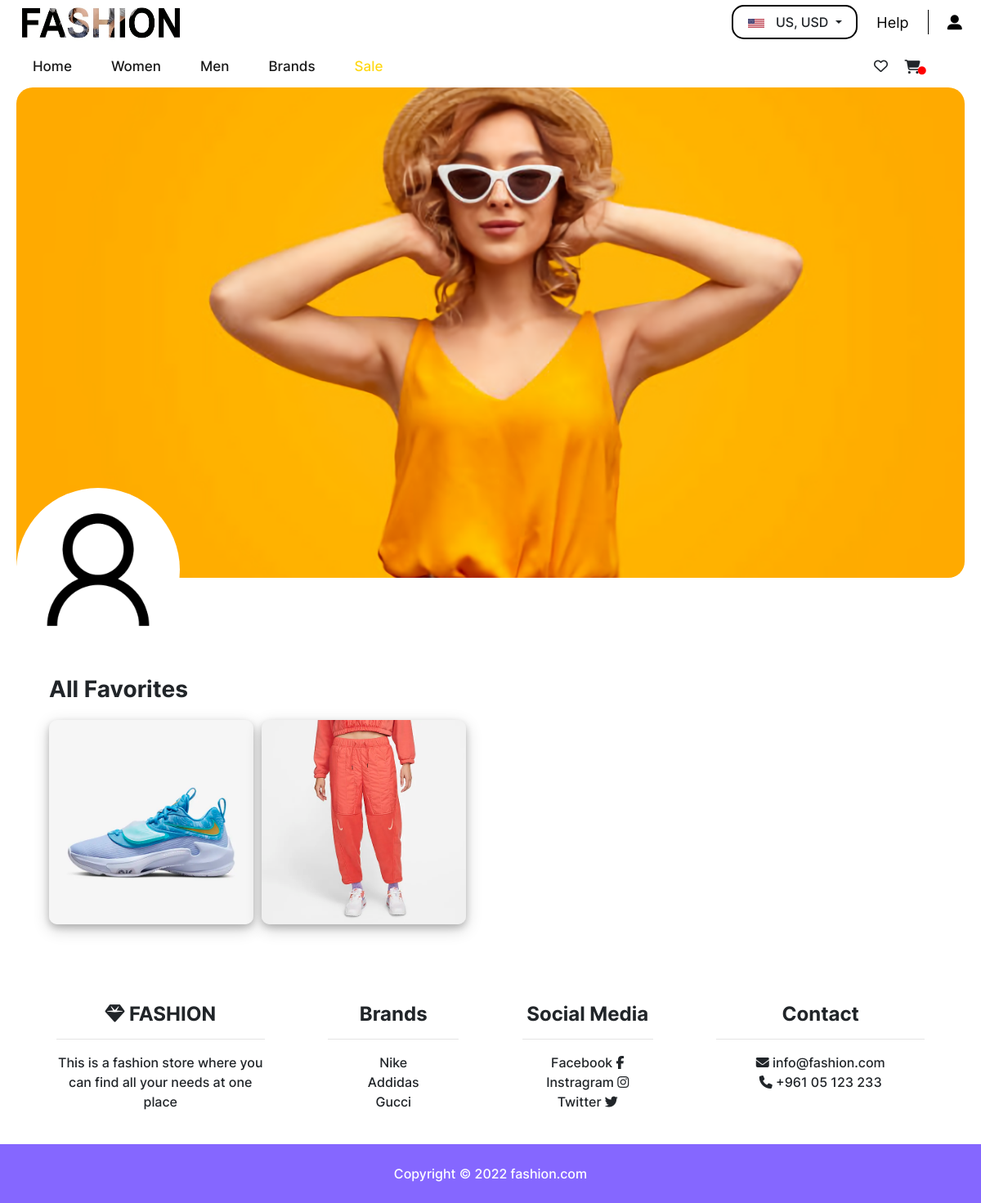
The app's page /showAllFavorites.php (signed in), older data.
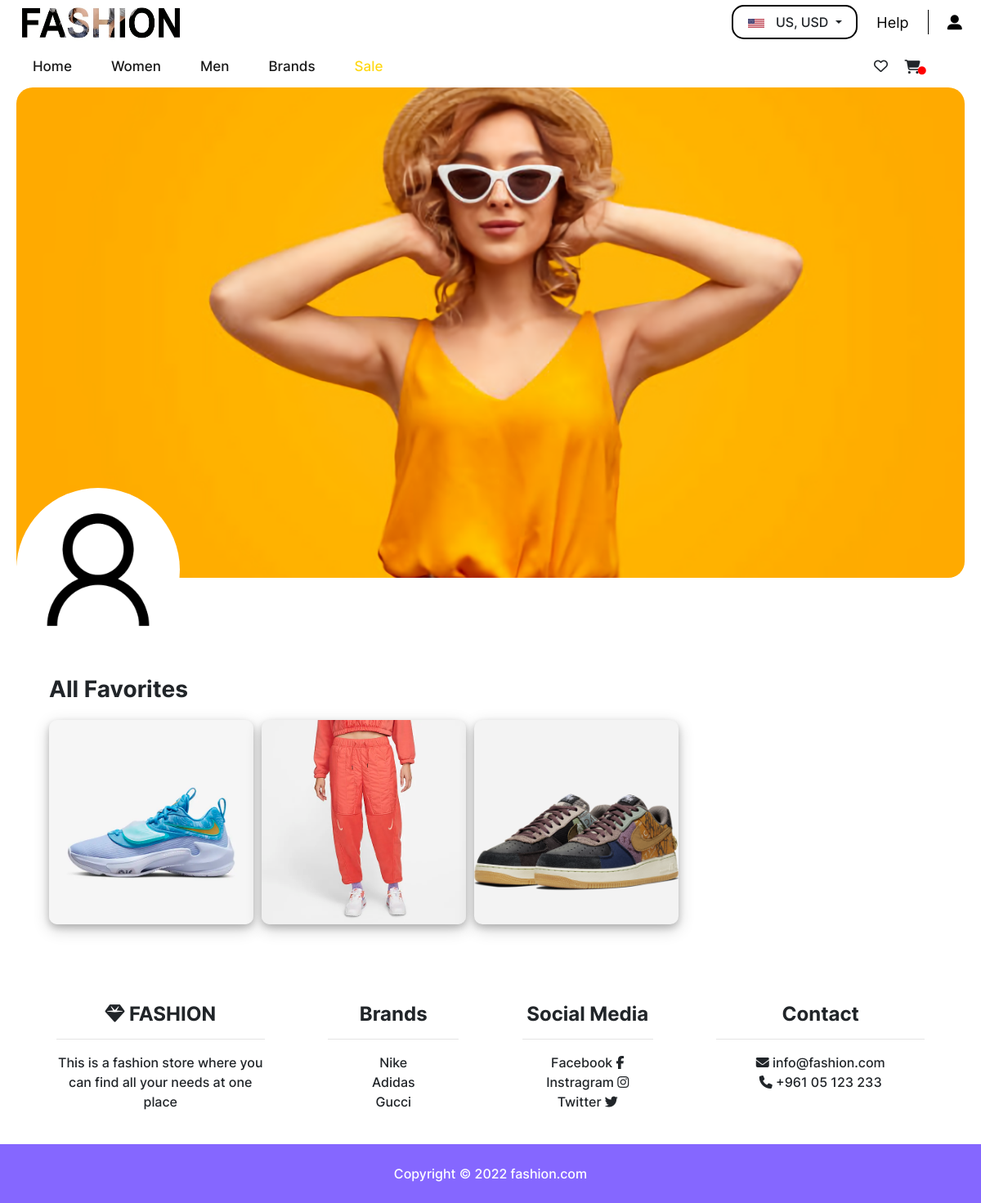
The same page, newer data.
### tables this page shows
CREATE TABLE `favorites` (
  `user_id` int(11) NOT NULL,
  `product_id` int(11) NOT NULL
);

CREATE TABLE `brands` (
  `brand_id` int(11) NOT NULL,
  `name` varchar(255) NOT NULL,
  `link` text NOT NULL,
  `local` int(11) NOT NULL,
  `display_navbar` int(11) NOT NULL,
  `display_footer` int(11) NOT NULL
);

### showAllFavorites.php (the view, shortened to what this page needs)
<?php
include 'includes/config.php';
$id = $_SESSION['userID'];
$file = "images/users/$id/logo.jpg";
if(!file_exists($file)){
    $file = "images/users/$id/logo.png";
}
$photo = $file;
?>
<!DOCTYPE html>
<html lang="en">
<head>
    <link href="css/profile.css" rel="stylesheet" media="screen">
    <?php include('header.php') ?>
</head>
<body>
    <div class="image-container">
        <img class='backImg' src='<?= $photo ?>' alt='Background Image'>
        <img class='productImg' src='imgs/user-default-img.png' alt='Product Image'>
    </div>
    <div class="container-fluid">
        <h3 class="user-title">All Favorites</h3>
        <div class="favorite-products">
            <?php
                $sql = "SELECT product_id FROM favorites WHERE `user_id`='$id'";
                $result = mysqli_query($db, $sql);
                if($result){
                    if(mysqli_num_rows($result) > 0) {
                        while($row = mysqli_fetch_assoc($result)){
                            $id = $row["product_id"];
                            $file = "images/products/" . $id . "/logo.jpg";
                            if(!file_exists($file)){
                                $file = "images/products/" . $id . "/logo.png";
                            }
                            echo "<a href='viewProduct.php?id=$id'><img src='$file' alt='Product Image'></a>";
                        }
                    } else {
                        echo "<p>No Favorite Products Yet, Browse Through Our Store To Add More!</p>";
                    }
                }
            ?>
        </div>
        <br>
        <br>
    </div>
    <?php include('footer.php') ?>
</body>
</html>

### header.php (shortened to what this page needs)
<link href="css/header.css" rel="stylesheet" media="screen">
<link rel="stylesheet" href="https://cdn.jsdelivr.net/npm/bootstrap@4.3.1/dist/css/bootstrap.min.css">
<div class="nav-desktop">
<div class="navbar-head">
    <div class="imgcontainer">
        <a href="index.php"><img src="imgs/logo.png"></a>
    </div>
    <div class="rightcontainer">
        <div class="btn-group" id="currencyDropdownMenu">
            <button type="button" class="btn btn-default dropdown-toggle" data-toggle="dropdown" aria-haspopup="true" aria-expanded="false">
                <img src="imgs/flags/us.png">
                US, USD
            </button>
        </div>
        <a href="help.php">Help</a>
        <a href="panel.php">
            <i class="fas fa-user-alt"></i>
        </a>
    </div>
</div>
<nav class="navbar navbar-expand-sm navbar-light bg-white">
  <div class="collapse navbar-collapse" id="navbarSupportedContent">
    <ul class="navbar-nav mr-auto">
      <li class="nav-item active">
        <a class="nav-link px-4" href="index.php">Home</a>
      </li>
      <li class="nav-item dropdown active">
        <a class="nav-link px-4" href="#" id="navbarDropdown" data-toggle="dropdown" data-bs-toggle="dropdown" aria-haspopup="true" aria-expanded="false">
          Women
        </a>
        </li>
        <li class="nav-item dropdown active">
        <a class="nav-link px-4" href="#" id="navbarDropdown" data-toggle="dropdown" data-bs-toggle="dropdown" aria-haspopup="true" aria-expanded="false">
          Men
        </a>
        </li>
        <li class="nav-item dropdown active">
        <a class="nav-link px-4" href="#" id="navbarDropdown" data-toggle="dropdown" data-bs-toggle="dropdown" aria-haspopup="true" aria-expanded="false">
          Brands
        </a>
        </li>
        <li class="nav-item active">
            <a class="nav-link px-4 saleitem" href="products.php?sale=DESC">Sale</a>
        </li>
    </ul>
    <div class="my-2 my-lg-0 rightitems">
        <a class="px-3 text-reset" href="showAllFavorites.php" style="text-decoration: none;">
            <i class="far fa-heart"></i>
        </a>
        <a href="cart.php" class="text-reset" style="text-decoration: none;">
            <?php
                if(isset($_SESSION['userID'])){
                    include 'includes/config.php';
                    $headeruserid = $_SESSION['userID'];
                    $sql = "SELECT item_id,`user_id` FROM cart_items,cart WHERE cart_items.cart_id=cart.cart_id AND `user_id`=$headeruserid LIMIT 1";
                    $result = mysqli_query($db, $sql);
                    if($result){
                        if(mysqli_num_rows($result) > 0){
                            ?>
                            <span class="fa-stack">
                                <i class="fa-solid fa-cart-shopping"></i>
                                <i class="fa-solid fa-circle fa-stack-1x mt-1" style='color:red; font-size:10px'></i>
                            </span>
                        <?php }else {
                            ?>
                            <i class="fa-solid fa-cart-shopping"></i>
                        <?php }
                    }
                }else {
            ?>
            <i class="fa-solid fa-cart-shopping"></i>
            <?php } ?>
        </a>
    </div>
  </div>
</nav>
</div>

### footer.php (shortened to what this page needs)
<?php
if(isset($sticky) && $sticky){
    echo "<footer class='text-center fixed-bottom text-lg-start bg-white'>";
}else {
    echo "<footer class='text-center text-lg-start bg-white'>";
}
?>
<div class="container text-center text-md-start mt-5">
    <div class="row mt-3">
        <div class="col-md-3 col-lg-4 col-xl-3 mx-auto mb-4">
            <h6 class="footer-head"><i class="fas fa-gem"></i> FASHION</h6>
            <hr>
            <p>This is a fashion store where you can find all your needs at one place</p>
        </div>
        <div class="col-md-2 col-lg-2 col-xl-2 mx-auto mb-4">
            <h6 class="footer-head">Brands</h6>
            <hr>
            <?php
                include 'includes/config.php';
                $sql = "SELECT name,link FROM brands WHERE display_footer='1'";
                $result = mysqli_query($db, $sql);
                if($result){
                    if(mysqli_num_rows($result) > 0){
                        $totalSize = mysqli_num_rows($result);
                        $currentIndex = 0;
                        while($row = mysqli_fetch_assoc($result)){
                            $footername = $row["name"];
                            $footerlink = $row["link"];
                            echo "<a href='$footerlink' target='_blank' rel='noopener noreferrer' class='text-reset'>$footername</a>";
                            $currentIndex++;
                            if($currentIndex != $totalSize){
                                echo '<br>';
                            }
                        }
                    }else {
                    }
                }
            ?>
        </div>
        <div class="col-md-3 col-lg-2 col-xl-2 mx-auto mb-4">
            <h6 class="footer-head">Social Media</h6>
            <hr>
            <a href="https://www.facebook.com" target='_blank' rel='noopener noreferrer' class="text-reset">Facebook <i class="fab fa-facebook-f"></i></a>
            <br>
            <a href="https://www.instagram.com" target='_blank' rel='noopener noreferrer' class="text-reset">Instragram <i class="fab fa-instagram"></i></a>
            <br>
            <a href="https://www.twitter.com" target='_blank' rel='noopener noreferrer' class="text-reset">Twitter <i class="fab fa-twitter"></i></a>
        </div>
        <div class="col-md-4 col-lg-3 col-xl-3 mx-auto mb-md-0 mb-4">
            <h6 class="footer-head">Contact</h6>
            <hr>
            <a href="mailto:info@fashion.com" class="text-reset"><i class="fas fa-envelope me-3"></i> info@fashion.com</a>
            <p><i class="fas fa-phone me-3"></i> +961 05 123 233</p>
        </div>
    </div>
</div>
<div class="text-center p-4 copyrighttext" style="background-color: #8567FF">
    Copyright © 2022
    <a class="text-reset fw-bold" style="color: white;" href="#">fashion.com</a>
</div>
</footer>

### css/profile.css (style rules this page uses)
body { font-family: Inter-Medium; }
.image-container { width: 100%; height: 600px; padding: 0 20px 0 20px; position: relative; }
.image-container .backImg { width: 100%; height: 100%; border-radius: 20px; object-fit: cover; object-position: 50% 50%; }
.image-container .productImg { width: 200px; height: 200px; position: absolute; bottom: -90px; left: 10%; transform: translateX(-50%); border-radius: 50%; object-fit: cover; object-position: 50% 50%; }
.container-fluid { padding: 120px 0 0 60px !important; }
.user-title, .favorites-title { font-family: Inter-Bold; }
.favorite-products, .previous-orders { display: flex; flex-direction: row; flex-wrap: wrap; justify-content: start; gap: 10px; margin-top: 20px; }
.favorite-products img { cursor: pointer; object-fit: cover; background-color: #F3F3F3; width: 250px; height: 250px; border-radius: 10px; box-shadow: 0 4px 8px 0 rgba(0, 0, 0, 0.2), 0 6px 20px 0 rgba(0, 0, 0, 0.19); }

### css/header.css (style rules this page uses)
.navbar-head { width: 100%; display: inline-block; margin-top: 0.5%; }
.navbar-head .imgcontainer { float: left; margin-left: 2%; }
.navbar-head .imgcontainer img { width: 200px; height: 45px; }
.navbar-head .rightcontainer { float: right; display: flex; justify-content: flex-end; align-items: center; }
.navbar-head .rightcontainer a { font-family: Inter; font-style: normal; font-weight: 400; font-size: 18px; line-height: 19px; text-decoration: none; color: black; margin-right: 10%; margin-left: 10%; }
.btn-group { border: 2px solid black; border-radius: 15px; font-family: Inter-Medium; }
.dropdown-toggle, .dropdown-menu { width: 150px; }
.btn-group img { margin-right: 10px }
.dropdown-toggle { padding-right: 50px }
.navbar { font-family: Inter-Medium; font-size: 17px; font-weight: 400; }
nav .navbar-nav li a.saleitem { color: #FFD814 !important; }
.rightitems { margin-right: 3%; }
.footer-head { font-family: Inter-Bold; font-size: 24px; }
footer { font-family: Inter-Medium; }
.copyrighttext { font-family: Inter-Medium; color: white; }
.nav-item { display: flex; flex-direction: row; align-items: center; justify-content: space-between; height: 28px; }
#currencyDropdownMenu { margin-left: 20px; }

Row changes from the older to the newer data that the page shows:
added favorites: shows a picture
changed brands: name "Addidas" → "Adidas"
